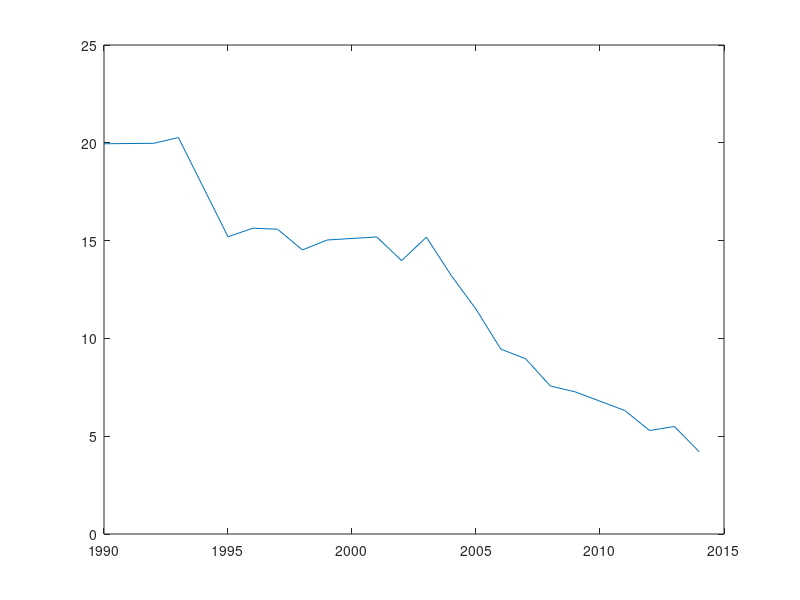

Reproduce this figure in MATLAB. (Note: this script raises an error after producing the figure.)
%%%%%%%%%%%%%%%%%%%%%%%%%%%%%%%%%%%%%%%%%%%%%%%%%%%%%%%%%%%%%%%%%%%%%%%%%%%
% Setup inicial
%
clc;       % limpa tela de comandos
clear;     % deleta todas as variáveis
close all; % fecha todas as janelas abertas
%
%%%%%%%%%%%%%%%%%%%%%%%%%%%%%%%%%%%%%%%%%%%%%%%%%%%%%%%%%%%%%%%%%%%%%%%%%%%

%%%%%%%%%%%%%%%%%%%%%%%%%%%%%%%%%%%%%%%%%%%%%%%%%%%%%%%%%%%%%%%%%%%%%%%%%%%
% COLOQUE SEU CÓDIGO AQUI ABAIXO!
%

% Estatística 1: evolução da taxa de pobreza extrema
pobreza = load('extra09/taxaDePobrezaExtrema.txt');
plot(pobreza(:, 1), pobreza(:, 2));

% Estatística 2: histórico da variação do PIB e do desemprego
taxaDesemprego = readtable('extra09/taxaDeDesemprego.csv');
variacaoPIB = readtable('extra09/variacaoDoPIB.csv');

figure;
yyaxis left
plot(taxaDesemprego{:, 1}, taxaDesemprego{:, 2});

yyaxis right
plot(variacaoPIB.Ano, variacaoPIB.VariacaoDoPIB);

% Estatística 3: proporção de homens/mulheres na política
eleitos2016 = readtable('extra09/eleitos2016.xlsx');
feminino = sum(eleitos2016{strcmpi(eleitos2016.Sexo, 'feminino'), 6});
masculino = sum(eleitos2016{strcmpi(eleitos2016.Sexo, 'masculino'), 6});

figure;
pie([feminino, masculino]);
legend({'Mulheres', 'Homens'});

%
%%%%%%%%%%%%%%%%%%%%%%%%%%%%%%%%%%%%%%%%%%%%%%%%%%%%%%%%%%%%%%%%%%%%%%%%%%%